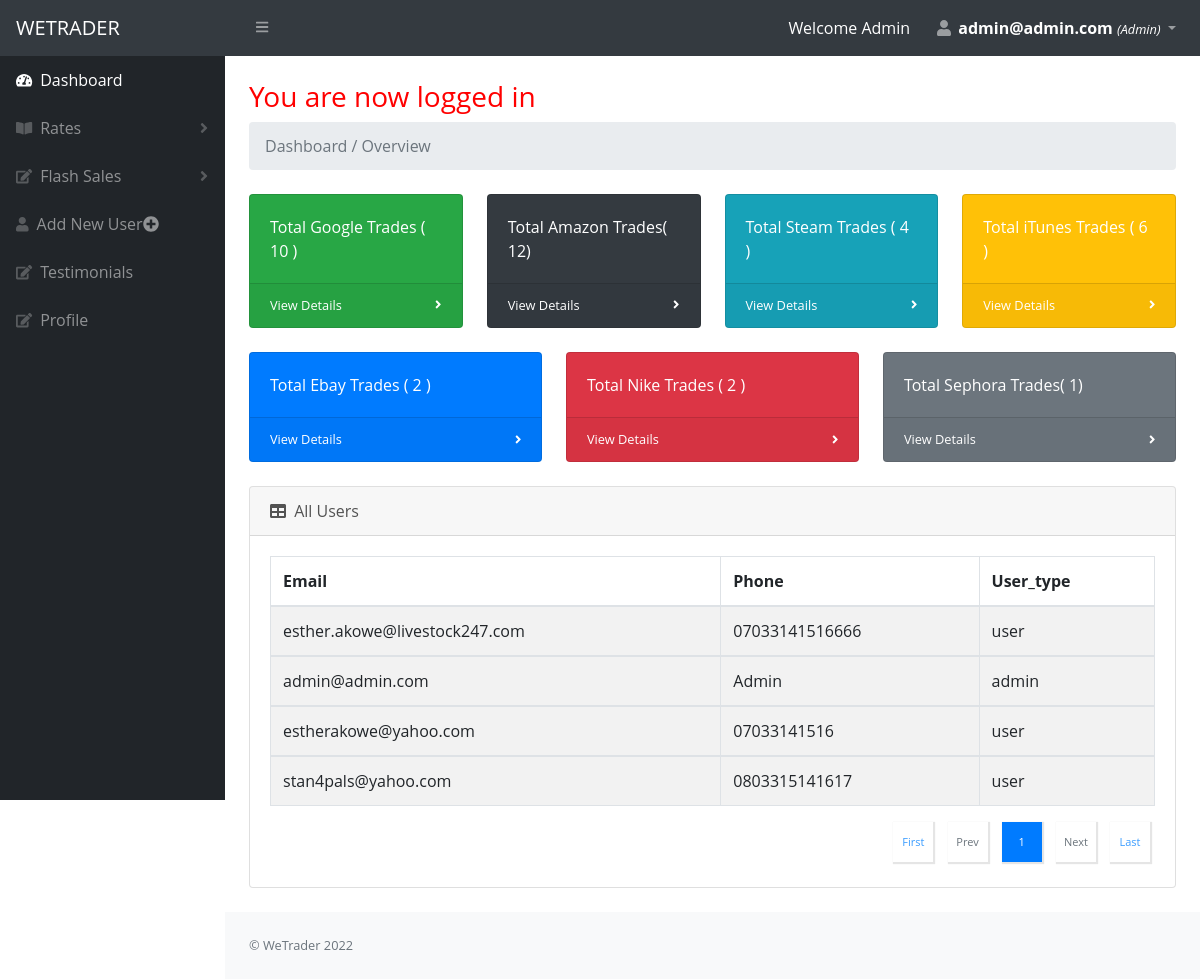
Screenshot of /admin/index (signed in) with the database file from the repository.
### tables this page shows
CREATE TABLE `users` (
  `id` int(11) NOT NULL,
  `username` varchar(100) NOT NULL,
  `email` varchar(100) NOT NULL,
  `user_type` varchar(20) NOT NULL,
  `password` varchar(100) NOT NULL,
  `date` datetime NOT NULL DEFAULT CURRENT_TIMESTAMP ON UPDATE CURRENT_TIMESTAMP
);

### admin/index.php (the view, shortened to what this page needs)
<?php
include('head.php');
include ('navbar.php');
?>
<?php
include ('sidebar.php');
?>
    <div id="layoutSidenav_content">
    <main>
        <div class="container-fluid">
            <h1 class="mt-4" style="color:red;"> <?php if (isset($_SESSION['success'])) : ?>
                    <div class="error success" >
                        <h3>
                            <?php
                            echo $_SESSION['success'];
                            ?>
                        </h3>
                    </div>
                <?php endif ?> </h1>
            <ol class="breadcrumb mb-4">
                <li class="breadcrumb-item active">Dashboard / Overview</li>
            </ol>
            <div class="row">
                <div class="col-xl-3 col-md-6">
                    <div class="card bg-success text-white mb-4">
                        <div class="card-body"> Total Google Trades
                            (
                            <?php
                            global $db;
                            $query = "SELECT COUNT(*) FROM google_card";
                            $result = $db->query($query);
                            while($row = $result->fetch_assoc()){
                                echo  $row['COUNT(*)'];
                            }
                            ?>
                            )
                        </div>
                        <div class="card-footer d-flex align-items-center justify-content-between">
                            <a class="small text-white stretched-link" href="google-trades">View Details</a>
                            <div class="small text-white"><i class="fas fa-angle-right"></i></div>
                        </div>
                    </div>
                </div>
                <div class="col-xl-3 col-md-6">
                    <div class="card bg-dark text-white mb-4">
                        <div class="card-body">Total Amazon Trades(
                            <?php
                            global $db;
                            $query = "SELECT COUNT(*) FROM amazon_card ";
                            $result = $db->query($query);
                            while($row = $result->fetch_assoc()){
                                echo  $row['COUNT(*)'];
                            }
                            ?>)
                        </div>
                        <div class="card-footer d-flex align-items-center justify-content-between">
                            <a class="small text-white stretched-link" href="amazon-trades">View Details</a>
                            <div class="small text-white"><i class="fas fa-angle-right"></i></div>
                        </div>
                    </div>
                </div>
                <div class="col-xl-3 col-md-6">
                    <div class="card bg-info text-white mb-4">
                        <div class="card-body">Total Steam Trades
                            (
                            <?php
                            global $db;
                            $query = "SELECT COUNT(*) FROM steam_card";
                            $result = $db->query($query);
                            while($row = $result->fetch_assoc()){
                                echo  $row['COUNT(*)'];
                            }
                            ?>
                            )
                        </div>
                        <div class="card-footer d-flex align-items-center justify-content-between">
                            <a class="small text-white stretched-link" href="steam-trades">View Details</a>
                            <div class="small text-white"><i class="fas fa-angle-right"></i></div>
                        </div>
                    </div>
                </div>
                <div class="col-xl-3 col-md-6">
                    <div class="card bg-warning text-white mb-4">
                        <div class="card-body"> Total iTunes Trades (
                            <?php
                            global $db;
                            $query = "SELECT COUNT(*) FROM itunes_card";
                            $result = $db->query($query);
                            while($row = $result->fetch_assoc()){
                                echo  $row['COUNT(*)'];
                            }
                            ?>
                            )
                        </div>
                        <div class="card-footer d-flex align-items-center justify-content-between">
                            <a class="small text-white stretched-link" href="itunes-trades">View Details</a>
                            <div class="small text-white"><i class="fas fa-angle-right"></i></div>
                        </div>
                    </div>
                </div>
            </div>
            <div class="row">
                <div class="col-xl-4 col-md-6">
                    <div class="card bg-primary text-white mb-4">
                        <div class="card-body">Total Ebay Trades
                            (
                            <?php
                            global $db;
                            $query = "SELECT COUNT(*) FROM ebay_card";
                            $result = $db->query($query);
                            while($row = $result->fetch_assoc()){
                                echo  $row['COUNT(*)'];
                            }
                            ?>
                            )
                        </div>
                        <div class="card-footer d-flex align-items-center justify-content-between">
                            <a class="small text-white stretched-link" href="ebay-trades">View Details</a>
                            <div class="small text-white"><i class="fas fa-angle-right"></i></div>
                        </div>
                    </div>
                </div>
                <div class="col-xl-4 col-md-6">
                    <div class="card bg-danger text-white mb-4">
                        <div class="card-body">Total Nike Trades
                            (
                            <?php
                            global $db;
                            $query = "SELECT COUNT(*) FROM nike_card";
                            $result = $db->query($query);
                            while($row = $result->fetch_assoc()){
                                echo  $row['COUNT(*)'];
                            }
                            ?>
                            )
                        </div>
                        <div class="card-footer d-flex align-items-center justify-content-between">
                            <a class="small text-white stretched-link" href="nike-trades">View Details</a>
                            <div class="small text-white"><i class="fas fa-angle-right"></i></div>
                        </div>
                    </div>
                </div>
                <div class="col-xl-4 col-md-6">
                    <div class="card bg-secondary text-white mb-4">
                        <div class="card-body">Total Sephora Trades(
                            <?php
                            global $db;
                            $query = "SELECT COUNT(*) FROM sephora_card";
                            $result = $db->query($query);
                            while($row = $result->fetch_assoc()){
                                echo  $row['COUNT(*)'];
                            }
                            ?>)
                        </div>
                        <div class="card-footer d-flex align-items-center justify-content-between">
                            <a class="small text-white stretched-link" href="sephora-trades">View Details</a>
                            <div class="small text-white"><i class="fas fa-angle-right"></i></div>
                        </div>
                    </div>
                </div>
            </div>
            <div class="card mb-4">
                <div class="card-header">
                    <i class="fas fa-table mr-1"></i>
                    All Users
                </div>
                <div class="card-body">
                    <div class="table-responsive">
                        <table class="table table-striped table-bordered">
                            <thead>
                            <tr>
                                <th>Email</th>
                                <th>Phone</th>
                                <th>User_type</th>
                            </tr>
                            </thead>
                            <tbody>
                            <?php
                            if (isset($_GET['pageno'])) {
                                $pageno = $_GET['pageno'];
                            } else {
                                $pageno = 1;
                            }
                            $no_of_records_per_page = 5;
                            $offset = ($pageno-1) * $no_of_records_per_page;
                            global $db;
                            $total_pages_sql = "SELECT COUNT(*) FROM users ORDER BY date DESC ";
                            $result = mysqli_query($db,$total_pages_sql);
                            $total_rows = mysqli_fetch_array($result)[0];
                            $total_pages = ceil($total_rows / $no_of_records_per_page);
                            $sql = "SELECT * FROM users ORDER BY date DESC  LIMIT $offset, $no_of_records_per_page";
                            $res_data = mysqli_query($db,$sql);
                            if ($result->num_rows > 0) {
                                while($row = mysqli_fetch_array($res_data)){
                                    echo "<tbody>
                                                <tr>
                                                <td>$row[email] </td>
                                                 <td>$row[username]</td>
                                                 <td>$row[user_type]</td>
                                                </tr>";
                                }
                                echo "</tbody></table>";
                            }
                            ?>
                            <nav aria-label="Page navigation example">
                                <ul class="pagination">
                                    <li class="page-item"><a class="page-link" href="?pageno=1">First</a></li>
                                    <li class="<?php if($pageno <= 1){ echo 'disabled'; } ?> page-item">
                                        <a class="page-link" href="<?php if($pageno <= 1){ echo '#'; } else { echo "?pageno=".($pageno - 1); } ?>">Prev</a>
                                    </li>
                                    <?php
                                    if ($total_pages <= 10){
                                        for ($counter = 1; $counter <= $total_pages; $counter++){
                                            if ($counter == $pageno) {
                                                echo "<li class='page-item active'><a class='page-link'>$counter</a></li>";
                                            }else{
                                                echo "<li class='page-item'><a class='page-link' href='?pageno=$counter'>$counter</a></li>";
                                            }
                                        }
                                    }
                                    ?>
                                    <li class="page-item <?php if($pageno >= $total_pages){ echo 'disabled'; } ?> ">
                                        <a class="page-link" href="<?php if($pageno >= $total_pages){ echo '#'; } else { echo "?pageno=".($pageno + 1); } ?>">Next</a>
                                    </li>
                                    <li class="page-item"><a class="page-link" href="?pageno=<?php echo $total_pages; ?>">Last</a></li>
                                </ul>
                            </nav>
                    </div>
                </div>
            </div>
        </div>
    </main>
<?php
include('foot.php');
?>

### rows the page displays
users: email "esther.akowe@livestock247.com", username "07033141516666", user_type "user"
users: email "admin@admin.com", username "Admin", user_type "admin"
users: email "estherakowe@yahoo.com", username "07033141516", user_type "user"
users: email "stan4pals@yahoo.com", username "0803315141617", user_type "user"

### other values shown
$_SESSION['user']['email'] "admin@admin.com"
$_SESSION['user']['user_type'] "Admin"
$_SESSION['success'] "You are now logged in"
$row['COUNT(*)'] "10"
$row['COUNT(*)'] "12"
$row['COUNT(*)'] "4"
$row['COUNT(*)'] "6"
$row['COUNT(*)'] "2"
$row['COUNT(*)'] "1"
